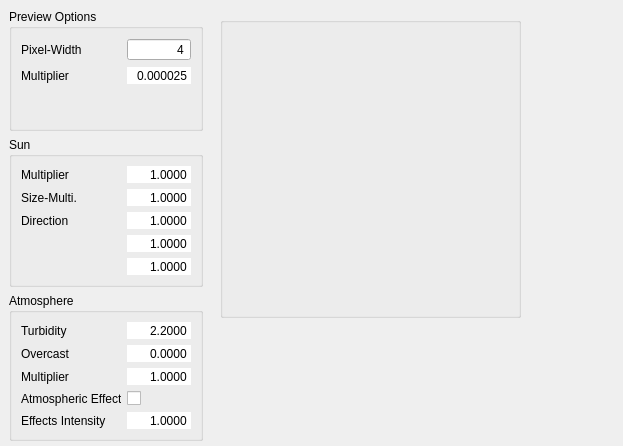
<?xml version="1.0" encoding="UTF-8"?>
<ui version="4.0">
 <class>qtsunskyeditor</class>
 <widget class="QWidget" name="qtsunskyeditor">
  <property name="geometry">
   <rect>
    <x>0</x>
    <y>0</y>
    <width>623</width>
    <height>446</height>
   </rect>
  </property>
  <property name="windowTitle">
   <string>QtSunSkyEditor</string>
  </property>
  <widget class="QGroupBox" name="previewScreenGroupBox">
   <property name="geometry">
    <rect>
     <x>220</x>
     <y>17</y>
     <width>301</width>
     <height>301</height>
    </rect>
   </property>
   <property name="sizePolicy">
    <sizepolicy hsizetype="Preferred" vsizetype="Preferred">
     <horstretch>0</horstretch>
     <verstretch>0</verstretch>
    </sizepolicy>
   </property>
   <property name="title">
    <string/>
   </property>
   <property name="alignment">
    <set>Qt::AlignLeading|Qt::AlignLeft|Qt::AlignVCenter</set>
   </property>
   <layout class="QHBoxLayout" name="horizontalLayout">
    <property name="margin">
     <number>3</number>
    </property>
    <item>
     <widget class="QLabel" name="previewScreen">
      <property name="minimumSize">
       <size>
        <width>256</width>
        <height>256</height>
       </size>
      </property>
      <property name="maximumSize">
       <size>
        <width>16777215</width>
        <height>16777215</height>
       </size>
      </property>
      <property name="text">
       <string/>
      </property>
     </widget>
    </item>
   </layout>
  </widget>
  <widget class="QWidget" name="verticalLayoutWidget">
   <property name="geometry">
    <rect>
     <x>9</x>
     <y>9</y>
     <width>194</width>
     <height>432</height>
    </rect>
   </property>
   <layout class="QVBoxLayout" name="verticalLayout">
    <item>
     <widget class="QGroupBox" name="groupBox_3">
      <property name="sizePolicy">
       <sizepolicy hsizetype="Fixed" vsizetype="Preferred">
        <horstretch>0</horstretch>
        <verstretch>0</verstretch>
       </sizepolicy>
      </property>
      <property name="minimumSize">
       <size>
        <width>192</width>
        <height>0</height>
       </size>
      </property>
      <property name="title">
       <string>Preview Options</string>
      </property>
      <layout class="QFormLayout" name="formLayout">
       <property name="fieldGrowthPolicy">
        <enum>QFormLayout::AllNonFixedFieldsGrow</enum>
       </property>
       <item row="0" column="0">
        <widget class="QLabel" name="label">
         <property name="sizePolicy">
          <sizepolicy hsizetype="Fixed" vsizetype="Preferred">
           <horstretch>0</horstretch>
           <verstretch>0</verstretch>
          </sizepolicy>
         </property>
         <property name="minimumSize">
          <size>
           <width>100</width>
           <height>0</height>
          </size>
         </property>
         <property name="maximumSize">
          <size>
           <width>100</width>
           <height>16777215</height>
          </size>
         </property>
         <property name="text">
          <string>Pixel-Width</string>
         </property>
        </widget>
       </item>
       <item row="0" column="1">
        <widget class="QSpinBox" name="previewResolution">
         <property name="sizePolicy">
          <sizepolicy hsizetype="Fixed" vsizetype="Fixed">
           <horstretch>0</horstretch>
           <verstretch>0</verstretch>
          </sizepolicy>
         </property>
         <property name="minimumSize">
          <size>
           <width>64</width>
           <height>0</height>
          </size>
         </property>
         <property name="maximumSize">
          <size>
           <width>64</width>
           <height>16777215</height>
          </size>
         </property>
         <property name="alignment">
          <set>Qt::AlignRight|Qt::AlignTrailing|Qt::AlignVCenter</set>
         </property>
         <property name="buttonSymbols">
          <enum>QAbstractSpinBox::NoButtons</enum>
         </property>
         <property name="minimum">
          <number>1</number>
         </property>
         <property name="maximum">
          <number>16</number>
         </property>
         <property name="singleStep">
          <number>2</number>
         </property>
         <property name="value">
          <number>4</number>
         </property>
        </widget>
       </item>
       <item row="1" column="0">
        <widget class="QLabel" name="label_6">
         <property name="sizePolicy">
          <sizepolicy hsizetype="Fixed" vsizetype="Preferred">
           <horstretch>0</horstretch>
           <verstretch>0</verstretch>
          </sizepolicy>
         </property>
         <property name="minimumSize">
          <size>
           <width>100</width>
           <height>0</height>
          </size>
         </property>
         <property name="maximumSize">
          <size>
           <width>100</width>
           <height>16777215</height>
          </size>
         </property>
         <property name="text">
          <string>Multiplier</string>
         </property>
        </widget>
       </item>
       <item row="1" column="1">
        <widget class="QDoubleSpinBox" name="previewMultiplier">
         <property name="sizePolicy">
          <sizepolicy hsizetype="Fixed" vsizetype="Fixed">
           <horstretch>0</horstretch>
           <verstretch>0</verstretch>
          </sizepolicy>
         </property>
         <property name="minimumSize">
          <size>
           <width>64</width>
           <height>0</height>
          </size>
         </property>
         <property name="maximumSize">
          <size>
           <width>64</width>
           <height>16777215</height>
          </size>
         </property>
         <property name="styleSheet">
          <string notr="true"/>
         </property>
         <property name="frame">
          <bool>false</bool>
         </property>
         <property name="alignment">
          <set>Qt::AlignRight|Qt::AlignTrailing|Qt::AlignVCenter</set>
         </property>
         <property name="buttonSymbols">
          <enum>QAbstractSpinBox::NoButtons</enum>
         </property>
         <property name="accelerated">
          <bool>false</bool>
         </property>
         <property name="decimals">
          <number>6</number>
         </property>
         <property name="minimum">
          <double>0.000000000000000</double>
         </property>
         <property name="maximum">
          <double>1.000000000000000</double>
         </property>
         <property name="singleStep">
          <double>0.000010000000000</double>
         </property>
         <property name="value">
          <double>0.000025000000000</double>
         </property>
        </widget>
       </item>
      </layout>
     </widget>
    </item>
    <item>
     <widget class="QGroupBox" name="groupBox_5">
      <property name="sizePolicy">
       <sizepolicy hsizetype="Fixed" vsizetype="Preferred">
        <horstretch>0</horstretch>
        <verstretch>0</verstretch>
       </sizepolicy>
      </property>
      <property name="minimumSize">
       <size>
        <width>192</width>
        <height>0</height>
       </size>
      </property>
      <property name="title">
       <string>Sun</string>
      </property>
      <layout class="QFormLayout" name="formLayout_3">
       <property name="fieldGrowthPolicy">
        <enum>QFormLayout::AllNonFixedFieldsGrow</enum>
       </property>
       <item row="0" column="0">
        <widget class="QLabel" name="label_4">
         <property name="sizePolicy">
          <sizepolicy hsizetype="Fixed" vsizetype="Preferred">
           <horstretch>0</horstretch>
           <verstretch>0</verstretch>
          </sizepolicy>
         </property>
         <property name="minimumSize">
          <size>
           <width>100</width>
           <height>0</height>
          </size>
         </property>
         <property name="maximumSize">
          <size>
           <width>100</width>
           <height>16777215</height>
          </size>
         </property>
         <property name="text">
          <string>Multiplier</string>
         </property>
        </widget>
       </item>
       <item row="0" column="1">
        <widget class="QDoubleSpinBox" name="sunIntensitySpinBox">
         <property name="sizePolicy">
          <sizepolicy hsizetype="Fixed" vsizetype="Fixed">
           <horstretch>0</horstretch>
           <verstretch>0</verstretch>
          </sizepolicy>
         </property>
         <property name="minimumSize">
          <size>
           <width>64</width>
           <height>0</height>
          </size>
         </property>
         <property name="maximumSize">
          <size>
           <width>64</width>
           <height>16777215</height>
          </size>
         </property>
         <property name="styleSheet">
          <string notr="true"/>
         </property>
         <property name="frame">
          <bool>false</bool>
         </property>
         <property name="alignment">
          <set>Qt::AlignRight|Qt::AlignTrailing|Qt::AlignVCenter</set>
         </property>
         <property name="buttonSymbols">
          <enum>QAbstractSpinBox::NoButtons</enum>
         </property>
         <property name="accelerated">
          <bool>false</bool>
         </property>
         <property name="decimals">
          <number>4</number>
         </property>
         <property name="minimum">
          <double>0.000000000000000</double>
         </property>
         <property name="maximum">
          <double>10000.000000000000000</double>
         </property>
         <property name="singleStep">
          <double>0.010000000000000</double>
         </property>
         <property name="value">
          <double>1.000000000000000</double>
         </property>
        </widget>
       </item>
       <item row="1" column="0">
        <widget class="QLabel" name="label_7">
         <property name="sizePolicy">
          <sizepolicy hsizetype="Fixed" vsizetype="Preferred">
           <horstretch>0</horstretch>
           <verstretch>0</verstretch>
          </sizepolicy>
         </property>
         <property name="minimumSize">
          <size>
           <width>100</width>
           <height>0</height>
          </size>
         </property>
         <property name="maximumSize">
          <size>
           <width>100</width>
           <height>16777215</height>
          </size>
         </property>
         <property name="text">
          <string>Size-Multi.</string>
         </property>
        </widget>
       </item>
       <item row="1" column="1">
        <widget class="QDoubleSpinBox" name="diskSizeSpinBox">
         <property name="sizePolicy">
          <sizepolicy hsizetype="Fixed" vsizetype="Fixed">
           <horstretch>0</horstretch>
           <verstretch>0</verstretch>
          </sizepolicy>
         </property>
         <property name="minimumSize">
          <size>
           <width>64</width>
           <height>0</height>
          </size>
         </property>
         <property name="maximumSize">
          <size>
           <width>64</width>
           <height>16777215</height>
          </size>
         </property>
         <property name="styleSheet">
          <string notr="true"/>
         </property>
         <property name="frame">
          <bool>false</bool>
         </property>
         <property name="alignment">
          <set>Qt::AlignRight|Qt::AlignTrailing|Qt::AlignVCenter</set>
         </property>
         <property name="buttonSymbols">
          <enum>QAbstractSpinBox::NoButtons</enum>
         </property>
         <property name="accelerated">
          <bool>false</bool>
         </property>
         <property name="decimals">
          <number>4</number>
         </property>
         <property name="minimum">
          <double>0.000000000000000</double>
         </property>
         <property name="maximum">
          <double>10000.000000000000000</double>
         </property>
         <property name="singleStep">
          <double>0.010000000000000</double>
         </property>
         <property name="value">
          <double>1.000000000000000</double>
         </property>
        </widget>
       </item>
       <item row="2" column="0">
        <widget class="QLabel" name="label_10">
         <property name="sizePolicy">
          <sizepolicy hsizetype="Fixed" vsizetype="Preferred">
           <horstretch>0</horstretch>
           <verstretch>0</verstretch>
          </sizepolicy>
         </property>
         <property name="minimumSize">
          <size>
           <width>100</width>
           <height>0</height>
          </size>
         </property>
         <property name="maximumSize">
          <size>
           <width>100</width>
           <height>16777215</height>
          </size>
         </property>
         <property name="text">
          <string>Direction</string>
         </property>
        </widget>
       </item>
       <item row="2" column="1">
        <widget class="QDoubleSpinBox" name="directionXSpinBox">
         <property name="sizePolicy">
          <sizepolicy hsizetype="Fixed" vsizetype="Fixed">
           <horstretch>0</horstretch>
           <verstretch>0</verstretch>
          </sizepolicy>
         </property>
         <property name="minimumSize">
          <size>
           <width>64</width>
           <height>0</height>
          </size>
         </property>
         <property name="maximumSize">
          <size>
           <width>64</width>
           <height>16777215</height>
          </size>
         </property>
         <property name="styleSheet">
          <string notr="true"/>
         </property>
         <property name="frame">
          <bool>false</bool>
         </property>
         <property name="alignment">
          <set>Qt::AlignRight|Qt::AlignTrailing|Qt::AlignVCenter</set>
         </property>
         <property name="buttonSymbols">
          <enum>QAbstractSpinBox::NoButtons</enum>
         </property>
         <property name="accelerated">
          <bool>false</bool>
         </property>
         <property name="decimals">
          <number>4</number>
         </property>
         <property name="minimum">
          <double>-999999999.000000000000000</double>
         </property>
         <property name="maximum">
          <double>999999999.000000000000000</double>
         </property>
         <property name="singleStep">
          <double>0.010000000000000</double>
         </property>
         <property name="value">
          <double>1.000000000000000</double>
         </property>
        </widget>
       </item>
       <item row="3" column="1">
        <widget class="QDoubleSpinBox" name="directionYSpinBox">
         <property name="sizePolicy">
          <sizepolicy hsizetype="Fixed" vsizetype="Fixed">
           <horstretch>0</horstretch>
           <verstretch>0</verstretch>
          </sizepolicy>
         </property>
         <property name="minimumSize">
          <size>
           <width>64</width>
           <height>0</height>
          </size>
         </property>
         <property name="maximumSize">
          <size>
           <width>64</width>
           <height>16777215</height>
          </size>
         </property>
         <property name="styleSheet">
          <string notr="true"/>
         </property>
         <property name="frame">
          <bool>false</bool>
         </property>
         <property name="alignment">
          <set>Qt::AlignRight|Qt::AlignTrailing|Qt::AlignVCenter</set>
         </property>
         <property name="buttonSymbols">
          <enum>QAbstractSpinBox::NoButtons</enum>
         </property>
         <property name="accelerated">
          <bool>false</bool>
         </property>
         <property name="decimals">
          <number>4</number>
         </property>
         <property name="minimum">
          <double>-999999999.000000000000000</double>
         </property>
         <property name="maximum">
          <double>999999999.000000000000000</double>
         </property>
         <property name="singleStep">
          <double>0.010000000000000</double>
         </property>
         <property name="value">
          <double>1.000000000000000</double>
         </property>
        </widget>
       </item>
       <item row="4" column="1">
        <widget class="QDoubleSpinBox" name="directionZSpinBox">
         <property name="sizePolicy">
          <sizepolicy hsizetype="Fixed" vsizetype="Fixed">
           <horstretch>0</horstretch>
           <verstretch>0</verstretch>
          </sizepolicy>
         </property>
         <property name="minimumSize">
          <size>
           <width>64</width>
           <height>0</height>
          </size>
         </property>
         <property name="maximumSize">
          <size>
           <width>64</width>
           <height>16777215</height>
          </size>
         </property>
         <property name="styleSheet">
          <string notr="true"/>
         </property>
         <property name="frame">
          <bool>false</bool>
         </property>
         <property name="alignment">
          <set>Qt::AlignRight|Qt::AlignTrailing|Qt::AlignVCenter</set>
         </property>
         <property name="buttonSymbols">
          <enum>QAbstractSpinBox::NoButtons</enum>
         </property>
         <property name="accelerated">
          <bool>false</bool>
         </property>
         <property name="decimals">
          <number>4</number>
         </property>
         <property name="minimum">
          <double>-999999999.000000000000000</double>
         </property>
         <property name="maximum">
          <double>999999999.000000000000000</double>
         </property>
         <property name="singleStep">
          <double>0.010000000000000</double>
         </property>
         <property name="value">
          <double>1.000000000000000</double>
         </property>
        </widget>
       </item>
      </layout>
     </widget>
    </item>
    <item>
     <widget class="QGroupBox" name="groupBoxAtm">
      <property name="sizePolicy">
       <sizepolicy hsizetype="Fixed" vsizetype="Preferred">
        <horstretch>0</horstretch>
        <verstretch>0</verstretch>
       </sizepolicy>
      </property>
      <property name="minimumSize">
       <size>
        <width>192</width>
        <height>0</height>
       </size>
      </property>
      <property name="title">
       <string>Atmosphere</string>
      </property>
      <layout class="QFormLayout" name="formLayout_2">
       <property name="fieldGrowthPolicy">
        <enum>QFormLayout::AllNonFixedFieldsGrow</enum>
       </property>
       <item row="0" column="0">
        <widget class="QLabel" name="label_2">
         <property name="sizePolicy">
          <sizepolicy hsizetype="Fixed" vsizetype="Preferred">
           <horstretch>0</horstretch>
           <verstretch>0</verstretch>
          </sizepolicy>
         </property>
         <property name="minimumSize">
          <size>
           <width>100</width>
           <height>0</height>
          </size>
         </property>
         <property name="maximumSize">
          <size>
           <width>100</width>
           <height>16777215</height>
          </size>
         </property>
         <property name="text">
          <string>Turbidity</string>
         </property>
        </widget>
       </item>
       <item row="0" column="1">
        <widget class="QDoubleSpinBox" name="turbiditySpinBox">
         <property name="sizePolicy">
          <sizepolicy hsizetype="Fixed" vsizetype="Fixed">
           <horstretch>0</horstretch>
           <verstretch>0</verstretch>
          </sizepolicy>
         </property>
         <property name="minimumSize">
          <size>
           <width>64</width>
           <height>0</height>
          </size>
         </property>
         <property name="maximumSize">
          <size>
           <width>64</width>
           <height>16777215</height>
          </size>
         </property>
         <property name="frame">
          <bool>false</bool>
         </property>
         <property name="alignment">
          <set>Qt::AlignRight|Qt::AlignTrailing|Qt::AlignVCenter</set>
         </property>
         <property name="buttonSymbols">
          <enum>QAbstractSpinBox::NoButtons</enum>
         </property>
         <property name="accelerated">
          <bool>false</bool>
         </property>
         <property name="decimals">
          <number>4</number>
         </property>
         <property name="minimum">
          <double>1.650000000000000</double>
         </property>
         <property name="maximum">
          <double>40.000000000000000</double>
         </property>
         <property name="singleStep">
          <double>0.100000000000000</double>
         </property>
         <property name="value">
          <double>2.200000000000000</double>
         </property>
        </widget>
       </item>
       <item row="2" column="0">
        <widget class="QLabel" name="label_3">
         <property name="sizePolicy">
          <sizepolicy hsizetype="Fixed" vsizetype="Preferred">
           <horstretch>0</horstretch>
           <verstretch>0</verstretch>
          </sizepolicy>
         </property>
         <property name="minimumSize">
          <size>
           <width>100</width>
           <height>0</height>
          </size>
         </property>
         <property name="maximumSize">
          <size>
           <width>100</width>
           <height>16777215</height>
          </size>
         </property>
         <property name="text">
          <string>Multiplier</string>
         </property>
        </widget>
       </item>
       <item row="2" column="1">
        <widget class="QDoubleSpinBox" name="atmosphereIntensitySpinBox">
         <property name="sizePolicy">
          <sizepolicy hsizetype="Fixed" vsizetype="Fixed">
           <horstretch>0</horstretch>
           <verstretch>0</verstretch>
          </sizepolicy>
         </property>
         <property name="minimumSize">
          <size>
           <width>64</width>
           <height>0</height>
          </size>
         </property>
         <property name="maximumSize">
          <size>
           <width>64</width>
           <height>16777215</height>
          </size>
         </property>
         <property name="styleSheet">
          <string notr="true"/>
         </property>
         <property name="frame">
          <bool>false</bool>
         </property>
         <property name="alignment">
          <set>Qt::AlignRight|Qt::AlignTrailing|Qt::AlignVCenter</set>
         </property>
         <property name="buttonSymbols">
          <enum>QAbstractSpinBox::NoButtons</enum>
         </property>
         <property name="accelerated">
          <bool>false</bool>
         </property>
         <property name="decimals">
          <number>4</number>
         </property>
         <property name="minimum">
          <double>0.000000000000000</double>
         </property>
         <property name="maximum">
          <double>10.000000000000000</double>
         </property>
         <property name="singleStep">
          <double>0.010000000000000</double>
         </property>
         <property name="value">
          <double>1.000000000000000</double>
         </property>
        </widget>
       </item>
       <item row="3" column="0">
        <widget class="QLabel" name="label_5">
         <property name="sizePolicy">
          <sizepolicy hsizetype="Fixed" vsizetype="Preferred">
           <horstretch>0</horstretch>
           <verstretch>0</verstretch>
          </sizepolicy>
         </property>
         <property name="minimumSize">
          <size>
           <width>100</width>
           <height>0</height>
          </size>
         </property>
         <property name="maximumSize">
          <size>
           <width>100</width>
           <height>16777215</height>
          </size>
         </property>
         <property name="text">
          <string>Atmospheric Effects</string>
         </property>
        </widget>
       </item>
       <item row="3" column="1">
        <widget class="QCheckBox" name="enableAtmosphericEffects">
         <property name="sizePolicy">
          <sizepolicy hsizetype="Fixed" vsizetype="Fixed">
           <horstretch>0</horstretch>
           <verstretch>0</verstretch>
          </sizepolicy>
         </property>
         <property name="minimumSize">
          <size>
           <width>64</width>
           <height>0</height>
          </size>
         </property>
         <property name="maximumSize">
          <size>
           <width>64</width>
           <height>16777215</height>
          </size>
         </property>
         <property name="text">
          <string/>
         </property>
        </widget>
       </item>
       <item row="4" column="0">
        <widget class="QLabel" name="label_8">
         <property name="sizePolicy">
          <sizepolicy hsizetype="Fixed" vsizetype="Preferred">
           <horstretch>0</horstretch>
           <verstretch>0</verstretch>
          </sizepolicy>
         </property>
         <property name="minimumSize">
          <size>
           <width>100</width>
           <height>0</height>
          </size>
         </property>
         <property name="maximumSize">
          <size>
           <width>100</width>
           <height>16777215</height>
          </size>
         </property>
         <property name="text">
          <string>Effects Intensity</string>
         </property>
        </widget>
       </item>
       <item row="4" column="1">
        <widget class="QDoubleSpinBox" name="atmosphericEffectsFactorSpinBox">
         <property name="sizePolicy">
          <sizepolicy hsizetype="Fixed" vsizetype="Fixed">
           <horstretch>0</horstretch>
           <verstretch>0</verstretch>
          </sizepolicy>
         </property>
         <property name="minimumSize">
          <size>
           <width>64</width>
           <height>0</height>
          </size>
         </property>
         <property name="maximumSize">
          <size>
           <width>64</width>
           <height>16777215</height>
          </size>
         </property>
         <property name="styleSheet">
          <string notr="true"/>
         </property>
         <property name="frame">
          <bool>false</bool>
         </property>
         <property name="alignment">
          <set>Qt::AlignRight|Qt::AlignTrailing|Qt::AlignVCenter</set>
         </property>
         <property name="buttonSymbols">
          <enum>QAbstractSpinBox::NoButtons</enum>
         </property>
         <property name="accelerated">
          <bool>false</bool>
         </property>
         <property name="decimals">
          <number>4</number>
         </property>
         <property name="minimum">
          <double>0.000000000000000</double>
         </property>
         <property name="maximum">
          <double>1.000000000000000</double>
         </property>
         <property name="singleStep">
          <double>0.010000000000000</double>
         </property>
         <property name="value">
          <double>1.000000000000000</double>
         </property>
        </widget>
       </item>
       <item row="1" column="0">
        <widget class="QLabel" name="label_9">
         <property name="sizePolicy">
          <sizepolicy hsizetype="Fixed" vsizetype="Preferred">
           <horstretch>0</horstretch>
           <verstretch>0</verstretch>
          </sizepolicy>
         </property>
         <property name="minimumSize">
          <size>
           <width>100</width>
           <height>0</height>
          </size>
         </property>
         <property name="maximumSize">
          <size>
           <width>100</width>
           <height>16777215</height>
          </size>
         </property>
         <property name="text">
          <string>Overcast</string>
         </property>
        </widget>
       </item>
       <item row="1" column="1">
        <widget class="QDoubleSpinBox" name="overcastSpinBox">
         <property name="sizePolicy">
          <sizepolicy hsizetype="Fixed" vsizetype="Fixed">
           <horstretch>0</horstretch>
           <verstretch>0</verstretch>
          </sizepolicy>
         </property>
         <property name="minimumSize">
          <size>
           <width>64</width>
           <height>0</height>
          </size>
         </property>
         <property name="maximumSize">
          <size>
           <width>64</width>
           <height>16777215</height>
          </size>
         </property>
         <property name="styleSheet">
          <string notr="true"/>
         </property>
         <property name="frame">
          <bool>false</bool>
         </property>
         <property name="alignment">
          <set>Qt::AlignRight|Qt::AlignTrailing|Qt::AlignVCenter</set>
         </property>
         <property name="buttonSymbols">
          <enum>QAbstractSpinBox::NoButtons</enum>
         </property>
         <property name="accelerated">
          <bool>false</bool>
         </property>
         <property name="decimals">
          <number>4</number>
         </property>
         <property name="minimum">
          <double>0.000000000000000</double>
         </property>
         <property name="maximum">
          <double>1.000000000000000</double>
         </property>
         <property name="singleStep">
          <double>0.010000000000000</double>
         </property>
         <property name="value">
          <double>0.000000000000000</double>
         </property>
        </widget>
       </item>
      </layout>
     </widget>
    </item>
   </layout>
  </widget>
 </widget>
 <resources/>
 <connections/>
</ui>
